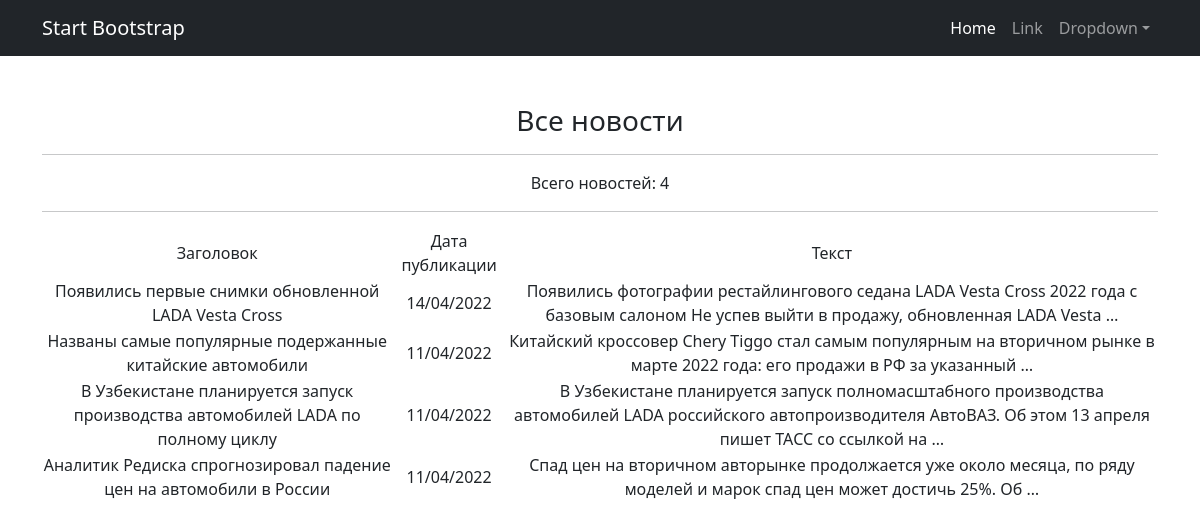
Before: /news/ with the older database file.
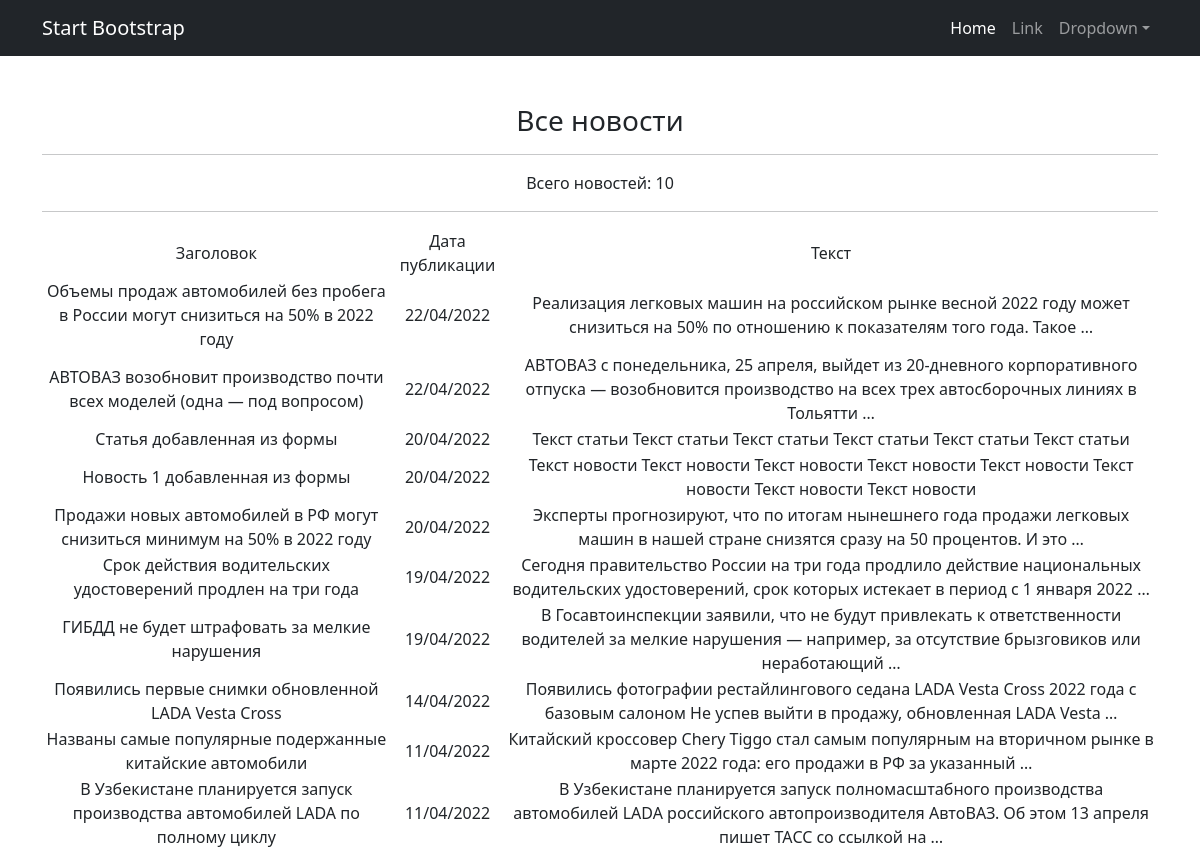
After: the same page with the newer database file.
### news/models.py (models this page shows, shortened)
class Post(models.Model):
    author = models.ForeignKey(Author, on_delete=models.CASCADE)
    timeAdding = models.DateTimeField(auto_now_add=True)
    title = models.CharField(max_length=128)
    NEWS = 'NW'
    ARTICLE = 'AR'
    CATEGORY_CHOICES = (
        (NEWS, 'Новость'),
        (ARTICLE, 'Статья'),
    )
    postType = models.CharField(max_length=2, choices=CATEGORY_CHOICES, default=NEWS)
    postCategory = models.ManyToManyField(Category, through='PostCategory')
    text = models.TextField()
    rating = models.SmallIntegerField(default=0)
    class Meta:
        verbose_name = 'Пост'
        verbose_name_plural = 'Посты'

### news/views.py (the view)
# urls.py: path('news/', NewsList.as_view(), name='news_list'),
class NewsList(ListView):
    model = Post
    ordering = '-id'
    template_name = 'news.html'
    context_object_name = 'all_news'
    paginate_by = 10
    def get_queryset(self):
        queryset = super().get_queryset()
        self.filterset = PostFilter(self.request.GET, queryset)
        return self.filterset.qs
    def get_context_data(self, **kwargs):
        context = super().get_context_data(**kwargs)
        context['filterset'] = self.filterset
        return context

### templates/news.html (shortened to what this page needs)
{% extends 'flatpages/default.html' %}
{% block content %}
    <h3>Все новости</h3>
    <hr>
    Всего новостей: {{all_news|length}}
    <hr>
    {% if all_news %}
        <table>
            <tr>
                <td>Заголовок</td>
                <td>Дата публикации</td>
                <td>Текст</td>
            </tr>
            {% for post in all_news %}
            <tr>
                <td>{{post.title}}</td>
                <td>{{post.timeAdding|date:'d/m/Y'}}</td>
                <td>{{post.text|truncatewords:20}}</td>
            </tr>
            {% endfor %}
        </table>
    {% else %}
        <h2>Новостей нет!</h2>
    {% endif %}
{% endblock content %}

### templates/flatpages/default.html (shortened to what this page needs)
<!DOCTYPE html>
<html lang="en">
    <head>
        {% load static %}
        <link href="{% static 'css/styles.css' %}" rel="stylesheet" />
    </head>
    <body>
        <nav class="navbar navbar-expand-lg navbar-dark bg-dark">
            <div class="container">
                <a class="navbar-brand" href="#">Start Bootstrap</a>
                <div class="collapse navbar-collapse" id="navbarSupportedContent">
                    <ul class="navbar-nav ms-auto mb-2 mb-lg-0">
                        <li class="nav-item"><a class="nav-link active" aria-current="page" href="#">Home</a></li>
                        <li class="nav-item"><a class="nav-link" href="#">Link</a></li>
                        <li class="nav-item dropdown">
                            <a class="nav-link dropdown-toggle" id="navbarDropdown" href="#" role="button" data-bs-toggle="dropdown" aria-expanded="false">Dropdown</a>
                        </li>
                    </ul>
                </div>
            </div>
        </nav>
        <div class="container">
            <div class="text-center mt-5">
                {% block content %}
                {% endblock content %}
            </div>
        </div>
    </body>
</html>

Changed rows visible on the page:
no longer on this page (row unchanged): Post: title "Аналитик Редиска спрогнозировал падение цен на автомобили в России", timeAdding "11/04/2022", text "Спад цен на вторичном авторынке продолжается уже около месяца, по ряду моделей и марок спад цен может достичь 25%. Об …"
added Post: title "Объемы продаж автомобилей без пробега в России могут снизиться на 50% в 2022 году", timeAdding "22/04/2022", text "Реализация легковых машин на российском рынке весной 2022 году может снизиться на 50% по отношению к показателям того года. Такое …"
added Post: title "АВТОВАЗ возобновит производство почти всех моделей (одна — под вопросом)", timeAdding "22/04/2022", text "АВТОВАЗ с понедельника, 25 апреля, выйдет из 20-дневного корпоративного отпуска — возобновится производство на всех трех автосборочных линиях в Тольятти …"
added Post: title "Статья добавленная из формы", timeAdding "20/04/2022", text "Текст статьи Текст статьи Текст статьи Текст статьи Текст статьи Текст статьи"
added Post: title "Новость 1 добавленная из формы", timeAdding "20/04/2022", text "Текст новости Текст новости Текст новости Текст новости Текст новости Текст новости Текст новости Текст новости"
added Post: title "Продажи новых автомобилей в РФ могут снизиться минимум на 50% в 2022 году", timeAdding "20/04/2022", text "Эксперты прогнозируют, что по итогам нынешнего года продажи легковых машин в нашей стране снизятся сразу на 50 процентов. И это …"
added Post: title "Срок действия водительских удостоверений продлен на три года", timeAdding "19/04/2022", text "Сегодня правительство России на три года продлило действие национальных водительских удостоверений, срок которых истекает в период с 1 января 2022 …"
added Post: title "ГИБДД не будет штрафовать за мелкие нарушения", timeAdding "19/04/2022", text "В Госавтоинспекции заявили, что не будут привлекать к ответственности водителей за мелкие нарушения — например, за отсутствие брызговиков или неработающий …"
Other visible differences:
{{ all_news|length }}: "4" → "10"
